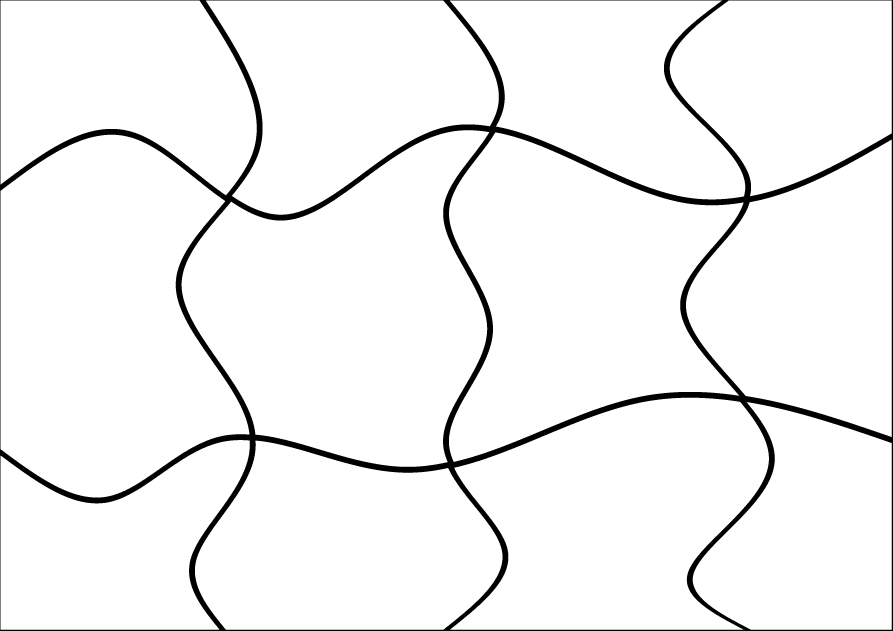
#> input picture puzzles/wiggly/Puzzle_12_gap20.png, 3569 x 2521 px (shown at 1/4 size); its folder holds only this picture in this run
$ python -i puzzle_solver.py   (imports and definitions only)
#> lines starting #> are read from the running program, lines starting #| are printed output that depends on the picture; after the words box and inside, x2 and y2 are one past the last pixel; in counts of white or black regions, pixels touching at a corner belong together
import json

import cv2
import numpy as np
from scipy.optimize import linear_sum_assignment
from scipy.spatial import cKDTree

import robot_control
from const import *

# ---------------------------------------------------------------------------
# Shared geometry helpers
# ---------------------------------------------------------------------------

# [27 lines left out: function principal_angle, not called in this run]


def contour_of_mask(mask):
    '''return the largest external contour found in a binary mask, as an (N,2) float array.'''
    contours, _ = cv2.findContours(mask, cv2.RETR_EXTERNAL, cv2.CHAIN_APPROX_SIMPLE)
    cnt = max(contours, key=cv2.contourArea)
    return cnt.reshape(-1, 2).astype(np.float64)


def warp(image, config_path=CONFIG_PATH):
    with open(config_path) as f:
        config = json.load(f)
    M = np.array(config["M"], dtype=np.float64)
    output_size = tuple(config["output_size"])
    return cv2.warpPerspective(
        image, M, output_size,
        flags=cv2.INTER_CUBIC,   # sharper resampling than the default INTER_LINEAR
        borderValue=(255, 255, 255)
    )

# ---------------------------------------------------------------------------
# Live-capture pipeline: pieces are solid black blobs on a white table
# ---------------------------------------------------------------------------

def clean(image, config_path=CONFIG_PATH, upsample_factor=2, sharpen_amount=1.5):
    '''
    crop and binarize the table image for piece detection. Thresholding is
    done at an upsampled resolution (then downscaled back) so corners come
    out sharper than thresholding at the original camera resolution would
    give -- low-res corners have nowhere to "round off" to at 2x-4x scale.
    Returns a single bw image at the ORIGINAL resolution; callers don't
    need to know upsampling happened internally.
    '''
    cropped = warp(image, config_path)
    gray = cv2.cvtColor(cropped, cv2.COLOR_BGR2GRAY)
    orig_h, orig_w = gray.shape

    gray_up = cv2.resize(gray, None, fx=upsample_factor, fy=upsample_factor,
                          interpolation=cv2.INTER_CUBIC)

    blurred = cv2.GaussianBlur(gray_up, (0, 0), 3)
    sharpened = cv2.addWeighted(gray_up, 1 + sharpen_amount, blurred, -sharpen_amount, 0)
    sharpened = np.clip(sharpened, 0, 255).astype(np.uint8)

    _, bw_up = cv2.threshold(sharpened, 0, 255, cv2.THRESH_BINARY + cv2.THRESH_OTSU)

    bw = cv2.resize(bw_up, (orig_w, orig_h), interpolation=cv2.INTER_NEAREST)
    _, bw = cv2.threshold(bw, 127, 255, cv2.THRESH_BINARY)  # re-binarize after resize interpolation
    return bw


def detect_blobs(bw, min_area=200):
    '''
    find each piece blob in a cleaned (binary) image. returns each blob's
    centroid (in full-image coordinates) and its contour re-centered on
    that centroid (so shape comparison is position-independent).

    table is pure white (255), pieces are pure black (0).
    '''
    piece_mask = np.where(bw == 0, 255, 0).astype(np.uint8)
    num_labels, labels, stats, centroids = cv2.connectedComponentsWithStats(piece_mask, connectivity=8)

    blobs = []
    for label in range(1, num_labels):  # label 0 is background
        area = int(stats[label, cv2.CC_STAT_AREA])
        if area < min_area:
            continue

        cx, cy = centroids[label]
        blob_mask = np.where(labels == label, 255, 0).astype(np.uint8)
        cnt = contour_of_mask(blob_mask)
        cnt -= [cx, cy]  # center on centroid for rotation-only comparison

        blobs.append({
            "centroid": [round(float(cx), 2), round(float(cy), 2)],
            "area": area,
            "contour": cnt,
        })

    return blobs


# ---------------------------------------------------------------------------
# Solution-key pipeline: answer key is a line drawing; pieces are the
# regions enclosed by the curves, not filled blobs.
# ---------------------------------------------------------------------------

# [152 lines left out: functions extract_regions, fit_scale_and_offset, puzzle_size_m_to_area_px, build_solution_key, not called in this run]


def load_solution(solution_path=SOLUTION_KEY_PATH):
    with open(solution_path) as f:
        data = json.load(f)

    for p in data["pieces"]:
        p["reference_contour"] = np.array(p["reference_contour"], dtype=np.float64)
    return data["pieces"]


# ---------------------------------------------------------------------------
# Contour-overlay rotation search: replaces Hu-moment (cv2.matchShapes)
# matching. Hu moments compress a whole contour into 7 global statistics,
# which are often too coarse to tell apart jigsaw/wiggly pieces that share
# a similar overall blob shape but differ in tab/blank position -- this
# directly overlays actual contour points at many candidate rotations and
# scores how tightly they align, which is far more discriminative. The
# best-fit rotation found here is also used directly as rotation_delta_rad,
# replacing principal_angle (which assumes an asymmetric shape and can be
# thrown off by rounded corners or near-symmetric pieces).
# ---------------------------------------------------------------------------

def resample_contour(cnt, n_points=150):
    '''resample a closed contour to n_points evenly spaced by arc length.'''
    pts = np.vstack([cnt, cnt[0]])  # close the loop
    diffs = np.diff(pts, axis=0)
    seg_lengths = np.linalg.norm(diffs, axis=1)
    cum_length = np.concatenate([[0.0], np.cumsum(seg_lengths)])
    total_length = cum_length[-1]

    if total_length == 0:
        return np.tile(cnt[0], (n_points, 1))

    sample_distances = np.linspace(0, total_length, n_points, endpoint=False)
    idxs = np.searchsorted(cum_length, sample_distances, side="right") - 1
    idxs = np.clip(idxs, 0, len(seg_lengths) - 1)

    seg_starts = pts[idxs]
    seg_vecs = diffs[idxs]
    seg_lens = seg_lengths[idxs]
    t = np.where(seg_lens > 0, (sample_distances - cum_length[idxs]) / np.where(seg_lens > 0, seg_lens, 1), 0)

    return seg_starts + t[:, None] * seg_vecs


def rotate_points(pts, theta):
    c, s = np.cos(theta), np.sin(theta)
    R = np.array([[c, -s], [s, c]])
    return pts @ R.T


def rotation_search_cost(blob_pts, ref_tree, coarse_step_deg=5, fine_step_deg=0.5):
    '''
    find the rotation (radians) that best overlays blob_pts onto the
    reference contour represented by ref_tree (a cKDTree built from the
    reference's resampled points), and the resulting mean nearest-neighbor
    distance at that rotation (the match cost). Coarse-to-fine: scan every
    coarse_step_deg first, then refine around the best coarse angle at
    fine_step_deg for a more precise rotation estimate without scanning
    the full 360 degrees at fine resolution.
    '''
    best_angle, best_dist = 0.0, float("inf")

    for deg in np.arange(0, 360, coarse_step_deg):
        theta = np.radians(deg)
        rotated = rotate_points(blob_pts, theta)
        d, _ = ref_tree.query(rotated)
        dist = d.mean()
        if dist < best_dist:
            best_dist, best_angle = dist, theta

    coarse_deg = np.degrees(best_angle)
    for deg in np.arange(coarse_deg - coarse_step_deg, coarse_deg + coarse_step_deg, fine_step_deg):
        theta = np.radians(deg)
        rotated = rotate_points(blob_pts, theta)
        d, _ = ref_tree.query(rotated)
        dist = d.mean()
        if dist < best_dist:
            best_dist, best_angle = dist, theta

    # wrap into [-pi, pi)
    best_angle = (best_angle + np.pi) % (2 * np.pi) - np.pi
    return float(best_dist), float(best_angle)


def build_piece_trees(solution_pieces, n_points=150):
    '''precompute a resampled-point cKDTree for each solution piece, reused across all blobs.'''
    trees = []
    for sp in solution_pieces:
        pts = resample_contour(sp["reference_contour"], n_points)
        trees.append(cKDTree(pts))
    return trees


def build_cost_matrix(blobs, solution_pieces, n_points=150, coarse_step_deg=5, fine_step_deg=0.5):
    '''
    full (n_blobs x n_pieces) cost matrix using rotation-search contour
    overlay distance, plus the best-fit rotation for each pair (needed
    directly as rotation_delta_rad for whichever assignment is chosen).
    '''
    trees = build_piece_trees(solution_pieces, n_points=n_points)
    n_blobs = len(blobs)
    n_pieces = len(solution_pieces)

    cost = np.zeros((n_blobs, n_pieces))
    angle = np.zeros((n_blobs, n_pieces))

    for i, blob in enumerate(blobs):
        blob_pts = resample_contour(blob["contour"], n_points=n_points)
        for j, tree in enumerate(trees):
            dist, theta = rotation_search_cost(blob_pts, tree, coarse_step_deg, fine_step_deg)
            cost[i, j] = dist
            angle[i, j] = theta

    return cost, angle


# [17 lines left out: function debug_print_cost_matrix, not called in this run]


def match_and_align(blobs, solution_pieces, n_points=150, coarse_step_deg=5, fine_step_deg=0.5):
    '''
    globally optimal one-to-one matching between detected blobs and
    solution pieces via the Hungarian algorithm on a rotation-search
    contour-overlay cost matrix (see build_cost_matrix/rotation_search_cost).
    rotation_delta_rad comes directly from the same rotation search that
    produced the winning match, rather than from principal_angle -- this
    also fixes rotation accuracy for pieces where global-shape-based angle
    estimation (PCA + skew) was unreliable.
    '''
    n_blobs = len(blobs)
    n_pieces = len(solution_pieces)

    cost, angle = build_cost_matrix(blobs, solution_pieces, n_points, coarse_step_deg, fine_step_deg)
    row_idx, col_idx = linear_sum_assignment(cost)

    matched = []
    view_solution = []
    for i, j in zip(row_idx, col_idx):
        blob = blobs[i]
        best_piece = solution_pieces[j]
        best_shape_score = cost[i, j]
        rotation_delta = angle[i, j]

        translation = [
            round(best_piece["target_centroid"][0] - blob["centroid"][0], 2),
            round(best_piece["target_centroid"][1] - blob["centroid"][1], 2),
        ]

        view_solution.append({
             "id": best_piece["id"],
            "current_centroid": blob["centroid"],
            "target_centroid": best_piece["target_centroid"],
            "translation": translation,
            "rotation_delta_rad": round(float(rotation_delta), 4),
            "area": blob["area"],
            "shape_match_score": round(float(best_shape_score), 4),
        })
        matched.append({
            "id": best_piece["id"],
            "current_centroid": blob["centroid"],
            "target_centroid": best_piece["target_centroid"],
            "translation": translation,
            "rotation_delta_rad": round(float(rotation_delta), 4),
            "area": blob["area"],
            "shape_match_score": round(float(best_shape_score), 4),
            "current_contour": (blob["contour"] + blob["centroid"]).tolist(),
            "target_contour": (best_piece["reference_contour"] + best_piece["target_centroid"]).tolist(),
        })

    if n_blobs != n_pieces:
        matched_ids = {m["id"] for m in matched}
        missing = [sp["id"] for sp in solution_pieces if sp["id"] not in matched_ids]
        print(f"Warning: {n_blobs} detected blob(s) vs {n_pieces} solution piece(s) -- "
              f"unmatched solution piece(s): {missing}")

    print("logging from puzzle_solver.py: json dump to PREVIEW_SOLUTION.json")
    with open("PREVIEW_SOLUTION.json", "w") as f:
        json.dump({"pieces": view_solution}, f, indent=4)

    return matched


def process_frame(image, solution_path=SOLUTION_KEY_PATH, min_area=200, output_path=CURRENT_PIECES_PATH):
    '''
    full live-capture pipeline: clean the photo, detect piece blobs, match
    each to its solution-key counterpart, and save the moves needed
    (translation + rotation) to current_pieces.json.
    '''
    bw = clean(image)

    blobs = detect_blobs(bw, min_area=min_area)

    solution_pieces = load_solution(solution_path)

    # Uncomment to inspect match ambiguity before trusting the assignment:
    # debug_print_cost_matrix(blobs, solution_pieces)

    matched = match_and_align(blobs, solution_pieces)

    with open(output_path, "w") as f:
        json.dump({"pieces": matched}, f, indent=4)

    return matched

# [48 lines left out: functions check_symmetry_ambiguity, debug_check_flipped_pieces, not called in this run]

# [15 lines not run here, left out]

>>> import cv2
>>> picture = cv2.imread('Puzzle_12_gap20.png')
#> picture is the input picture: shape (2521, 3569, 3); 95.8% white; 1 black region, box (x1, y1, x2, y2) and area: (0, 0, 3569, 2521) 377215
>>> result = process_frame(picture)
#> (reads configs/config.json from the repository)
#> in warp, `return cv2.warpPerspective( image, M, output_size, flags=cv2.INTER_CUB..`:
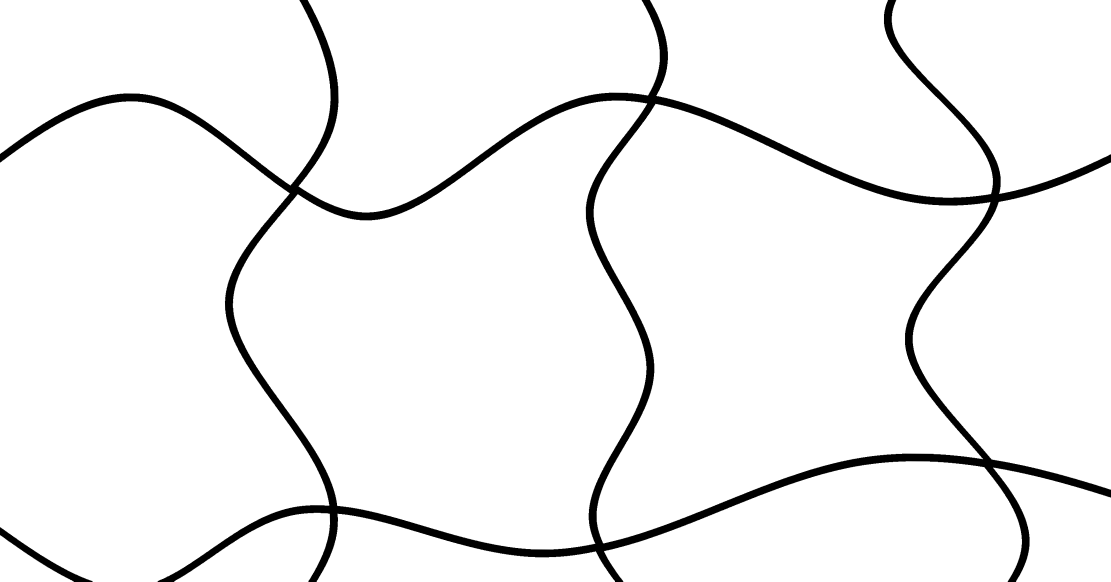
#> returned value: shape (1744, 3332, 3) (shown at 1/3 size); min 0, max 255, mean 242.7
#> in clean, `_, bw_up = cv2.threshold(sharpened, 0, 255, cv2.THRESH_BINARY + cv2.TH..`:
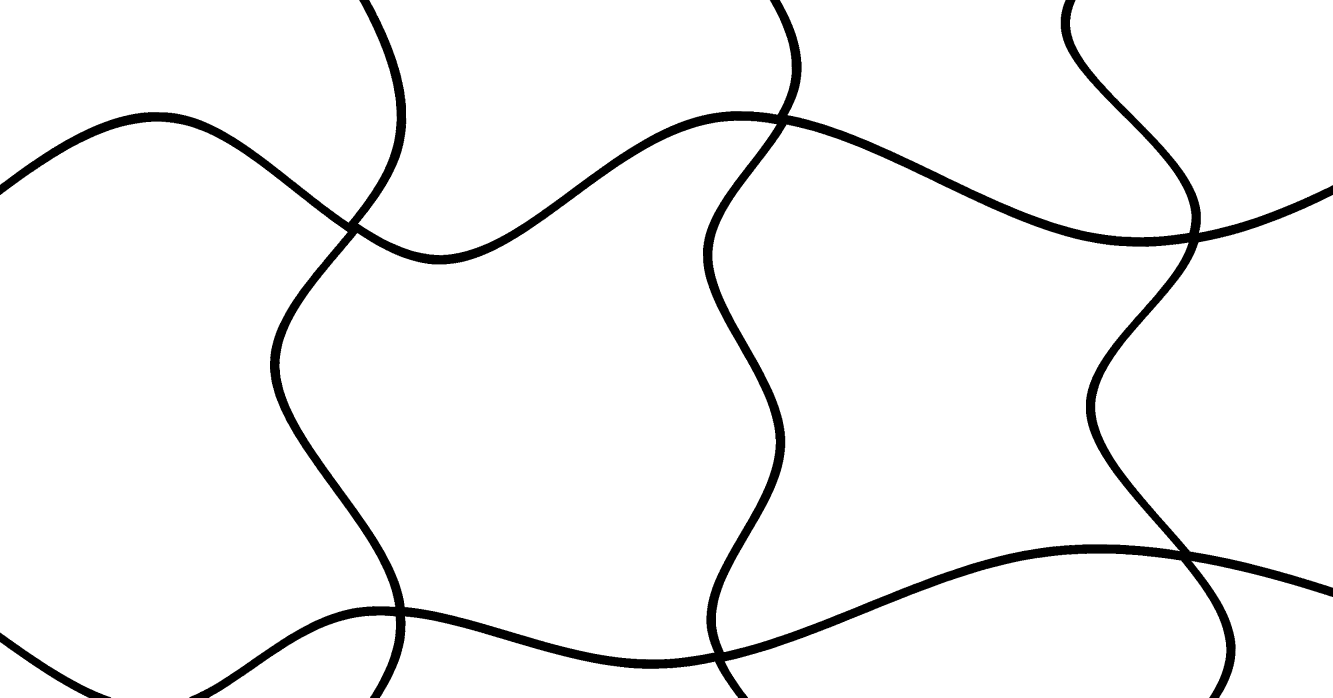
#> bw_up: shape (3488, 6664) (shown at 1/5 size); 95.2% white; 3 black regions (1 under 20 px), largest, box (x1, y1, x2, y2) and area: (0, 0, 6664, 3488) 1094604, (0, 3162, 555, 3488) 23589
#> in clean, `bw = cv2.resize(bw_up, (orig_w, orig_h), interpolation=cv2.INTER_NEARE..`: bw: shape (1744, 3332); 95.2% white; 2 black regions, box (x1, y1, x2, y2) and area: (0, 0, 3332, 1744) 273609, (0, 1581, 277, 1744) 5889
#> in detect_blobs, `piece_mask = np.where(bw == 0, 255, 0).astype(np.uint8)`:
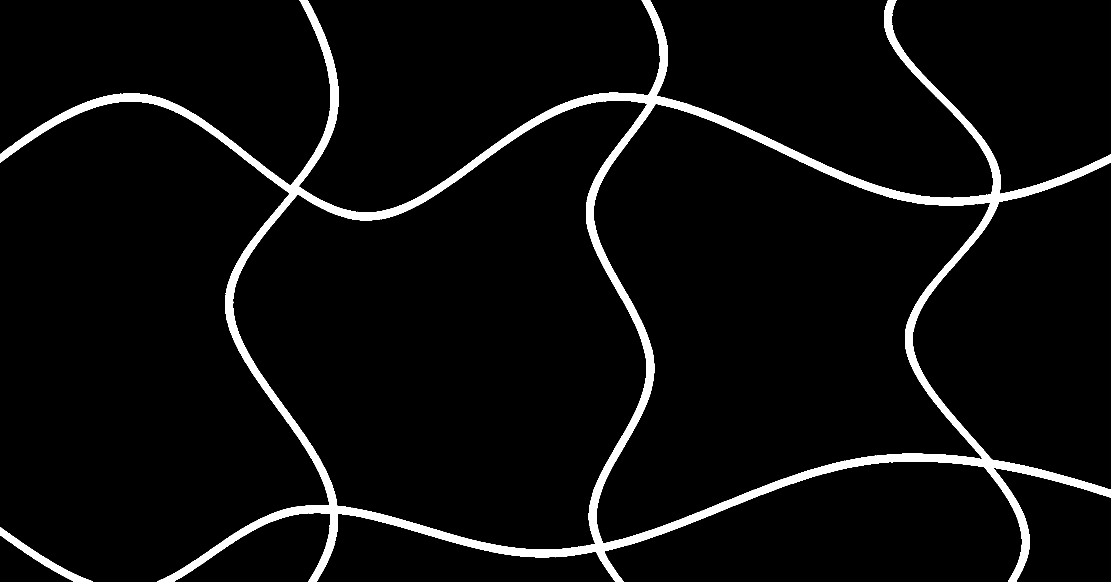
#> piece_mask: shape (1744, 3332) (shown at 1/3 size); 4.8% white; 2 white regions, box (x1, y1, x2, y2) and area: (0, 0, 3332, 1744) 273609, (0, 1581, 277, 1744) 5889
#> in detect_blobs, `num_labels, labels, stats, centroids = cv2.connectedComponentsWithStat..`:
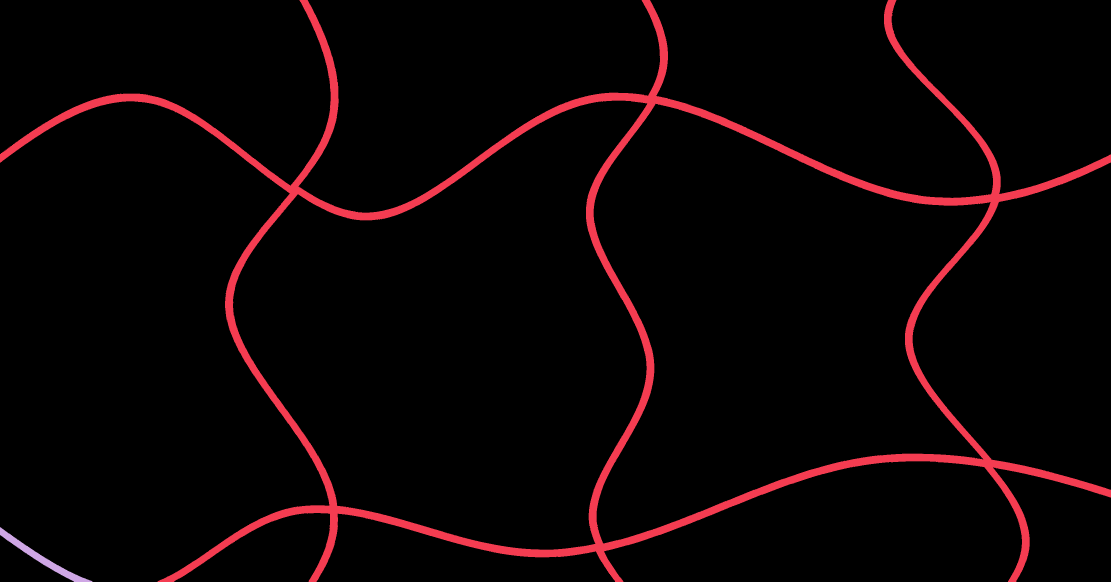
#> labels: shape (1744, 3332) int32 (shown at 1/3 size); 3 distinct labels, from 0 to 2; one colour per label, 0 black
#> in detect_blobs, `num_labels, labels, stats, centroids = cv2.connectedComponentsWithStat..`: num_labels = 3; stats = [[0, 0, 3332, 1744, 5531510], [0, 0, 3332, 1744, 273609], [0, 1581, 277, 163, 5889]]; centroids = [[1659.7, 869], [1815.8, 905.7], [123.3, 1673.6]]
#> the loop in detect_blobs, `for label in range(1, num_labels):` made 2 passes
#> (area, cx, cy) on passes 1 to 2: (273609, 1815.8, 905.7), (5889, 123.3, 1673.6)
#> pass 2, in detect_blobs, `blob_mask = np.where(labels == label, 255, 0).astype(np.uint8)`:
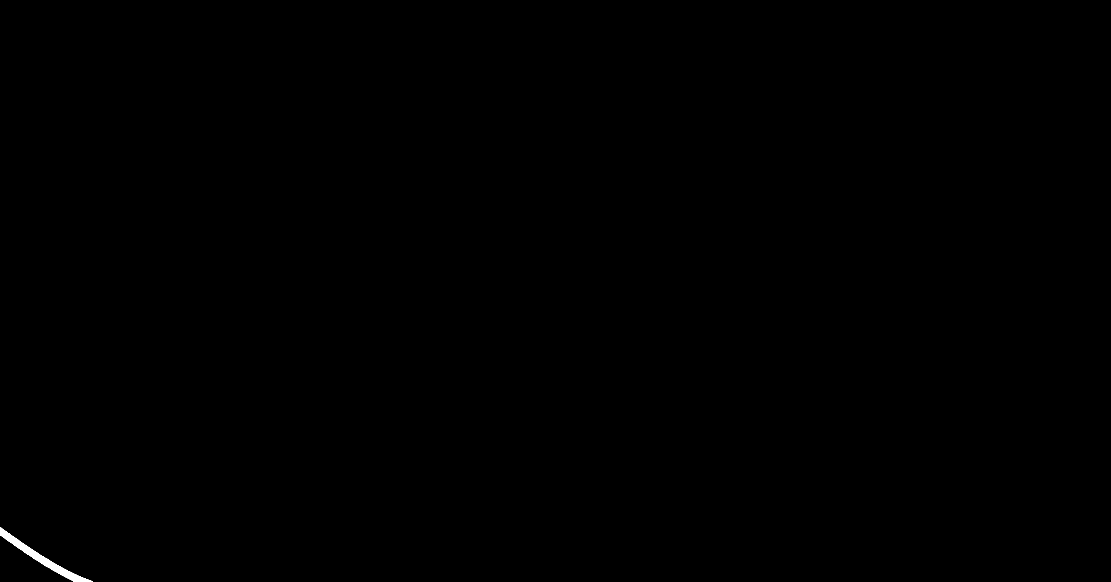
#> blob_mask: shape (1744, 3332) (shown at 1/3 size); 0.1% white; 1 white region, box (x1, y1, x2, y2) and area: (0, 1581, 277, 1744) 5889
#> after the loop in detect_blobs, `for label in range(1, num_labels):`: blobs = 2 items
#> (reads configs/solution_key.json from the repository)
#> in match_and_align, `n_blobs = len(blobs)`: n_blobs = 2
#> the loop in build_cost_matrix, `for i, blob in enumerate(blobs):` made 2 passes
#> total_length in resample_contour on pass 1: 16834.5
#> the loop in match_and_align, `for i, j in zip(row_idx, col_idx):` made 2 passes
#> j on passes 1 to 2: 5, 10
#| Warning: 2 detected blob(s) vs 12 solution piece(s) -- unmatched solution piece(s): [0, 1, 2, 3, 4, 6, 7, 8, 9, 11]
